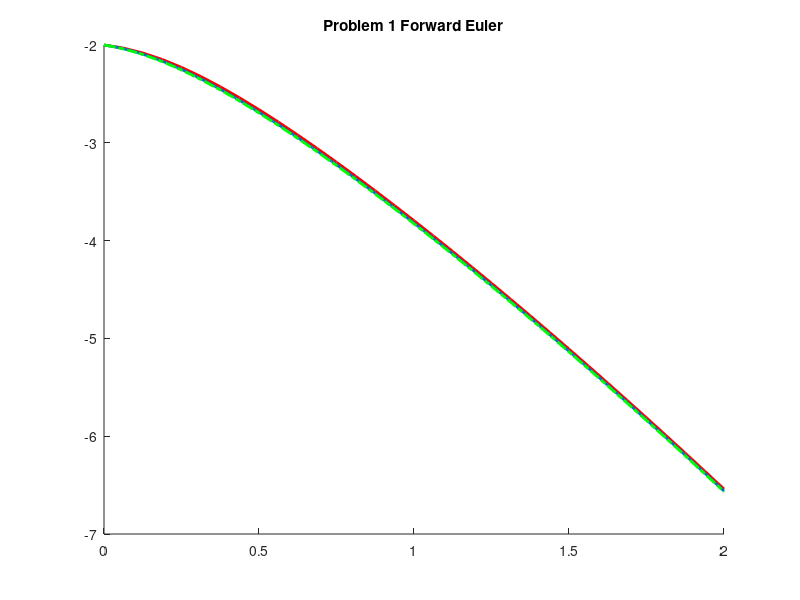

Reproduce this figure in MATLAB. (Note: this script raises an error after producing the figure.)
function main()
    N_values = [32, 128];
    colors = ["r-.", "b-."];
    T = 2;

    figure(1); hold on
    
    for i = 1:length(N_values)
        N = N_values(i);
        color = colors(i);
        [t, y_fe, y_ex] = run(N, T);
        plot(t, y_fe, color, 'linewidth', 2);
        y_fe(end) %To get correct answer for part b, must replace one of the N values with 64 to get a k of 1/32. Otherwise, the N values are 32, 128
    end
    % Plot exact solution
    plot(t, y_ex(t), 'g-.', 'linewidth', 2)
    title("Problem 1 Forward Euler")
    subtitle("Numerical Result for k=1/16 and k=1/32")
    xlabel('t'); ylabel('y(t)');
    legend('k = 1/16', 'k = 1/32', 'Exact solution');
    %t(end)
    %y_fe(end)
    
    hold off
end

function [t, y_fe, y_ex] = run(N, T)
    k = T/N;
    t = 0:k:T;
    y_fe = zeros(1, N+1);
    y_fe(1) = -2;

    for n = 1:N
        y_fe(n+1) = y_fe(n) + k*((3*t(n)^2+10*t(n)+1)/(2*(y_fe(n)+1)));
  
    end
    %y_ex =@(x) t.*exp(-t) -2.*exp(-t) + 3; % Problem 1
    y_ex =@(x) -sqrt(1+(t.^3)+((5*t.^2))+(t))-1 %Problem 2
end


